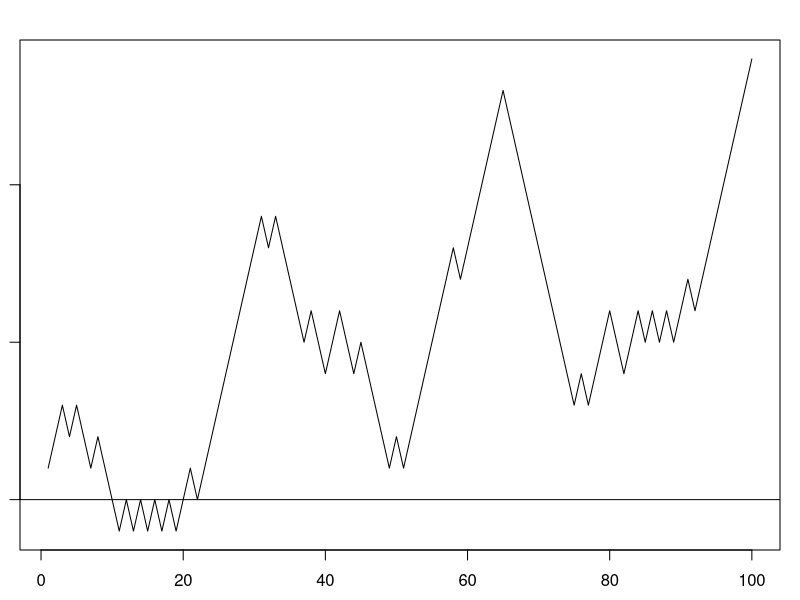
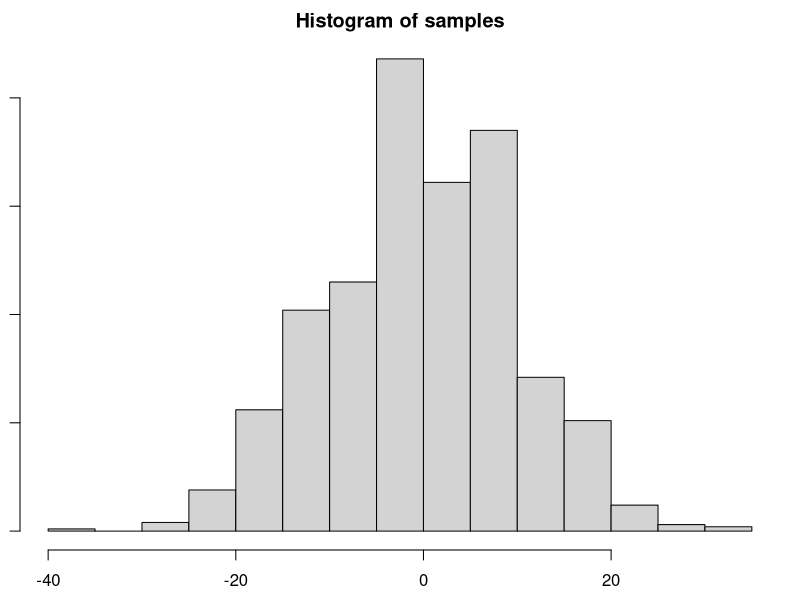
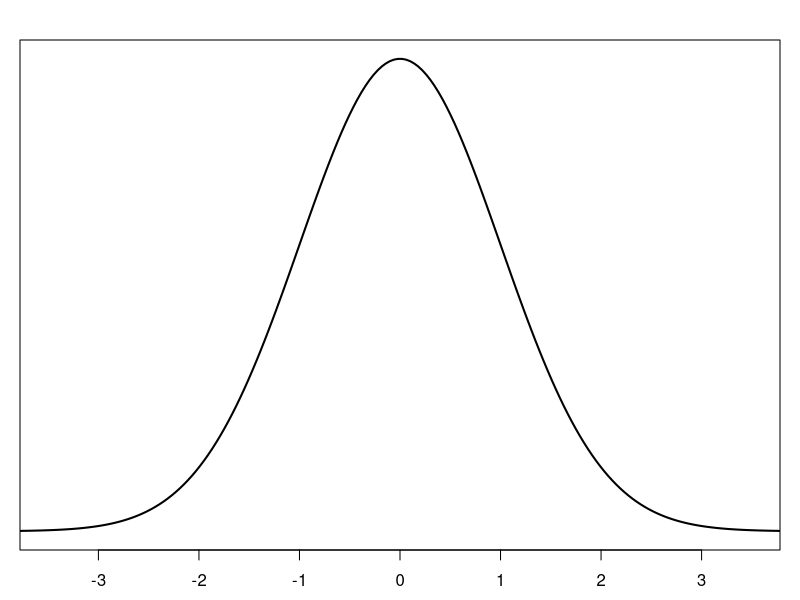
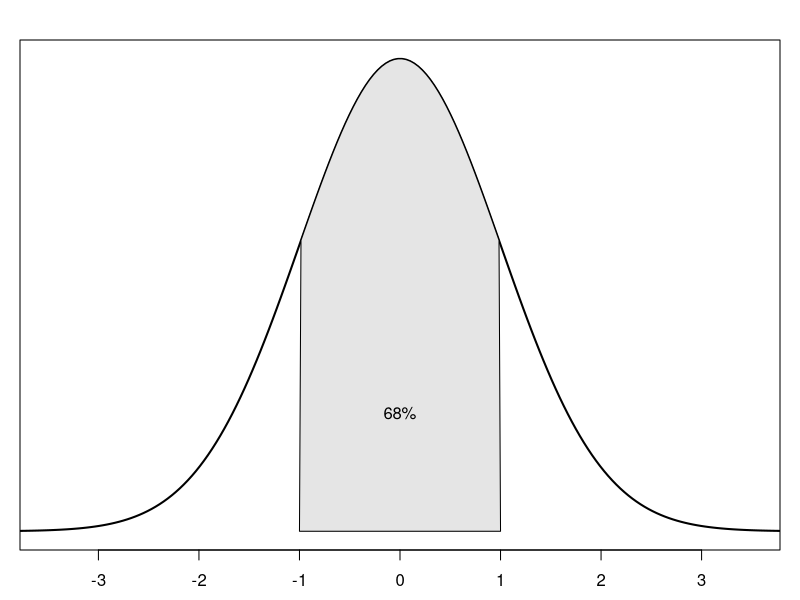
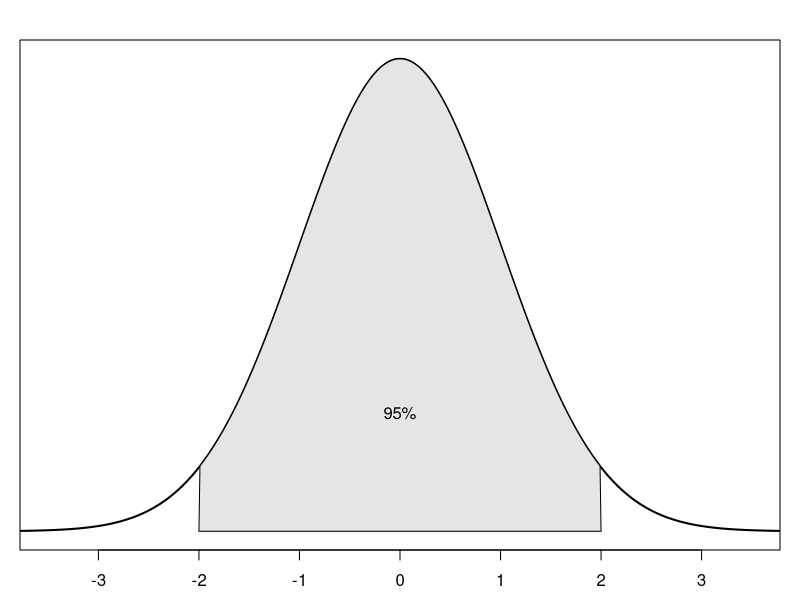
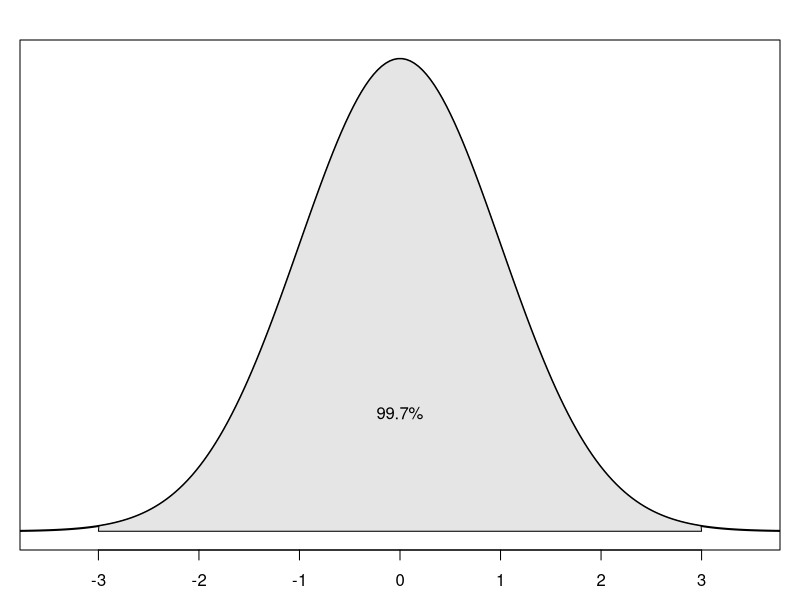
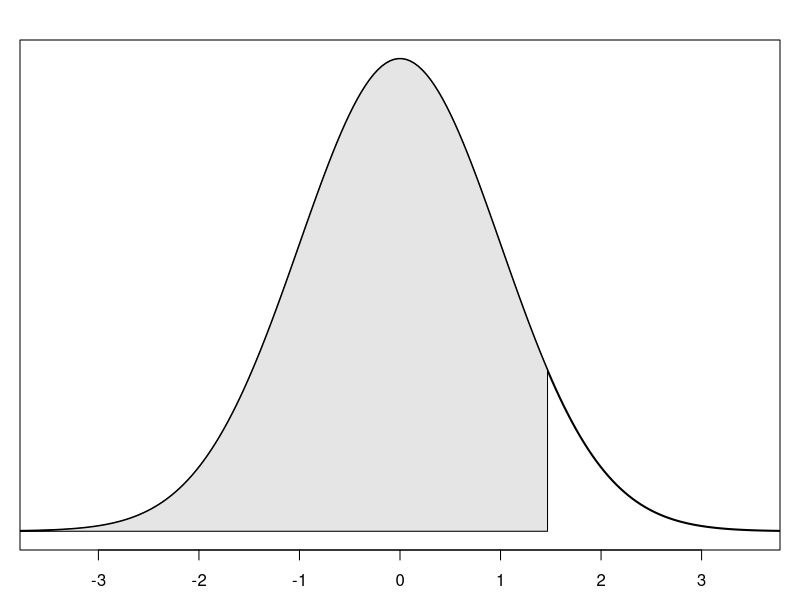
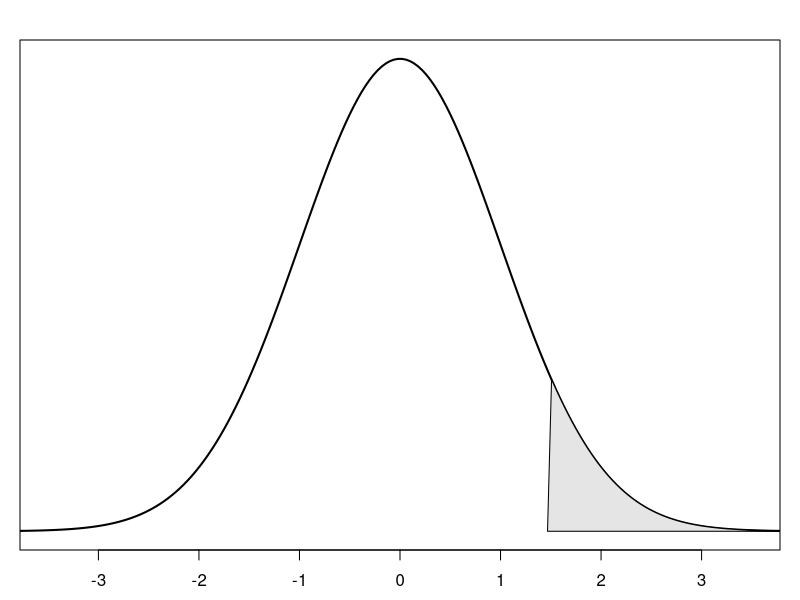

Reproduce these figures in R, in order.
## ---- chunk 1
set.seed(2112)
library(ggplot2)
par(mar=c(2.5,1,2,1))

## ---- chunk 2
coins <- sample(c(-1,1), 100, replace=TRUE)
plot(1:length(coins), cumsum(coins), type='l')
abline(h=0)
cumsum(coins)[length(coins)]
## ---- chunk 3
samples <- rep(NA, 1000)
for(i in seq_along(samples)) {
	coins <- sample(c(-1,1), 100, replace=TRUE)
	samples[i] <- cumsum(coins)[length(coins)]
}
head(samples)
## ---- chunk 4
hist(samples)
## ---- chunk 5
(m.sam <- mean(samples))
(s.sam <- sd(samples))
## ---- chunk 6
within1sd <- samples[samples >= m.sam - s.sam & samples <= m.sam + s.sam]
length(within1sd) / length(samples)
within2sd <- samples[samples >= m.sam - 2 * s.sam & samples <= m.sam + 2* s.sam]
length(within2sd) / length(samples)
within3sd <- samples[samples >= m.sam - 3 * s.sam & samples <= m.sam + 3 * s.sam]
length(within3sd) / length(samples)
## ---- chunk 7
x <- seq(-4,4,length=200); y <- dnorm(x,mean=0, sd=1)
plot(x, y, type = "l", lwd = 2, xlim = c(-3.5,3.5), ylab='', xlab='z-score', yaxt='n')
## ---- chunk 8
x <- seq(-4,4,length=200)
y <- dnorm(x,mean=0, sd=1)
plot(x, y, type = "l", lwd = 2, xlim = c(-3.5,3.5), ylab='', xlab='z-score', yaxt='n')
lb <- -1; ub <- 1
i <- x >= lb & x <= ub
polygon(c(lb,x[i],ub), c(0,y[i],0), col="grey90") 
text(0, .1, "68%")
## ---- chunk 9
x <- seq(-4,4,length=200)
y <- dnorm(x,mean=0, sd=1)
plot(x, y, type = "l", lwd = 2, xlim = c(-3.5,3.5), ylab='', xlab='z-score', yaxt='n')
lb <- -2; ub <- 2
i <- x >= lb & x <= ub
polygon(c(lb,x[i],ub), c(0,y[i],0), col="grey90") 
text(0, .1, "95%")
## ---- chunk 10
x <- seq(-4,4,length=200)
y <- dnorm(x,mean=0, sd=1)
plot(x, y, type = "l", lwd = 2, xlim = c(-3.5,3.5), ylab='', xlab='z-score', yaxt='n')
lb <- -3; ub <- 3
i <- x >= lb & x <= ub
polygon(c(lb,x[i],ub), c(0,y[i],0), col="grey90") 
text(0, .1, "99.7%")
## ---- chunk 11
pnorm(15, mean=mean(samples), sd=sd(samples))
## ---- chunk 12
x <- seq(-4,4,length=200)
y <- dnorm(x,mean=0, sd=1)
plot(x, y, type = "l", lwd = 2, xlim = c(-3.5,3.5), ylab='', xlab='z-score', yaxt='n')
lb <- min(x); ub <- (15 - mean(samples)) / sd(samples)
i <- x >= lb & x <= ub
polygon(c(lb,x[i],ub), c(0,y[i],0), col="grey90") 
## ---- chunk 13
1 - pnorm(15, mean=mean(samples), sd=sd(samples))
## ---- chunk 14
x <- seq(-4,4,length=200)
y <- dnorm(x,mean=0, sd=1)
plot(x, y, type = "l", lwd = 2, xlim = c(-3.5,3.5), ylab='', xlab='z-score', yaxt='n')
ub <- max(x); lb <- (15 - mean(samples)) / sd(samples)
i <- x >= lb & x <= ub
polygon(c(lb,x[i],ub), c(0,y[i],0), col="grey90") 
## ---- chunk 15
par.orig <- par(mfrow=c(1,2), mar=c(2,1,1.5,1))
x <- seq(-4,4,length=200)
y <- dnorm(x,mean=0, sd=1)
plot(x, y, type = "l", lwd = 2, ylab='', xlab='', yaxt='n', col='green',
	 main=expression(paste(plain("N("), mu, plain(" = 0, "), sigma, plain(" = 1)"))))
x <- seq(5,33,length=200)
y <- dnorm(x,mean=19, sd=4)
plot(x, y, type = "l", lwd = 2, ylab='', xlab='', yaxt='n', col='blue',
	 main=expression(paste(plain("N("), mu, plain(" = 19, "), sigma, plain(" = 4)"))))
par(par.orig)

x <- seq(-4,30,length=200)
y <- dnorm(x,mean=0, sd=1)
plot(x, y, type = "l", lwd = 2, xlim = c(-3.5,30), ylab='', xlab='', yaxt='n', col='green')
x <- seq(-4,30,length=200)
y <- dnorm(x,mean=19, sd=4)
lines(x, y, type = "l", lwd = 2, xlim = c(-3.5,30), ylab='', xlab='', yaxt='n', col='blue')
## ---- chunk 16
heights <- c(180.34, 170.18, 175.26, 177.8, 172.72, 160.02, 172.72, 182.88, 177.8, 177.8, 167.64, 180.34, 180.34, 172.72, 165.1, 154.94, 180.34, 172.72, 165.1, 167.64, 182.88, 175.26, 182.88, 177.8, 175.26, 185.42, 175.26, 167.64, 187.96, 175.26, 180.34, 175.26, 198.12, 177.8, 185.42, 175.26, 180.34, 187.96, 182.88, 187.96, 177.8, 182.88, 187.96, 170.18, 182.88, 182.88, 175.26, 170.18, 182.88, 180.34, 180.34, 170.18, 180.34, 187.96, 193.04, 175.26, 193.04, 182.88, 177.8, 167.64, 170.18, 160.02, 172.72, 193.04, 187.96, 190.5, 172.72, 175.26, 193.04, 180.34, 162.56, 187.96, 182.88, 180.34, 177.8, 172.72, 185.42, 180.34, 180.34, 182.88, 185.42, 180.34, 195.58, 185.42, 170.18, 170.18, 172.72, 180.34, 190.5, 172.72, 182.88, 170.18, 177.8, 175.26, 162.56, 162.56, 175.26, 167.64, 170.18, 177.8)/2.54
## ---- chunk 17
hist(heights, main=paste0('Male Heights (mean = ', round(mean(heights), digits=1), ', sd = ', round(sd(heights), digits=2), ')'))
## ---- chunk 18
h <- hist(heights, xlim=c(60, 80))
x <- seq(min(heights)-5, max(heights)+5, 0.01)
y <- dnorm(x, mean(heights), sd(heights))
y <- y * diff(h$mids[1:2]) * length(heights)
lines(x, y, lwd=1.5, col='blue')
## ---- chunk 19
qqnorm(heights, cex=0.5, main='', axes=F, ylab='Male heights (in)', pch=19)
axis(1)
axis(2)
abline(mean(heights), sd(heights), col="blue", lwd=1.5)
## ---- chunk 20
set.seed(2112)
rs <- rgamma(100,1)
ls <- rbeta(100,3,0.5)

temp <- sort(rnorm(100))

st <- c(temp[16:85], rnorm(30,0,0.1))
lt <- c(temp[1:20]-rgamma(20,1), temp[21:80], temp[81:100]+rev(rgamma(20,1)))

par.orig <- par(mfrow=c(2,2), mgp=c(2,.7,0), mar=c(1,1,1,1))
qqnorm(rs, axes=F, xlab="", ylab="", pch=19, main="Right Skewed")
qqline(rs, col='blue')
qqnorm(ls, axes=F, xlab="", ylab="", pch=19, main="Left Skewed")
qqline(rs, col='blue')
qqnorm(st, axes=F, xlab="", ylab="", pch=19, main="Short Tails")
qqline(rs, col='blue')
qqnorm(lt, axes=F, xlab="", ylab="", pch=19, main="Long Tails")
qqline(rs, col='blue')
par(par.orig)
